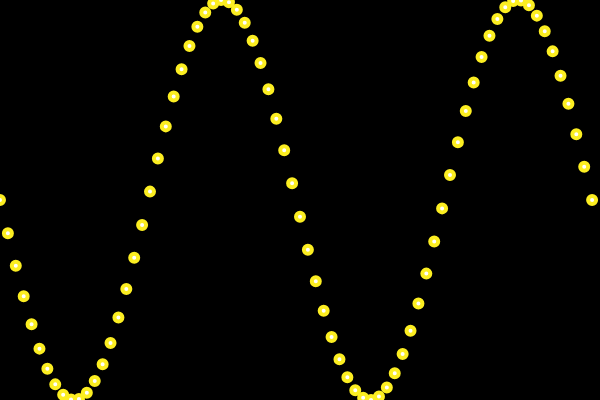
Frame 1 (no input)
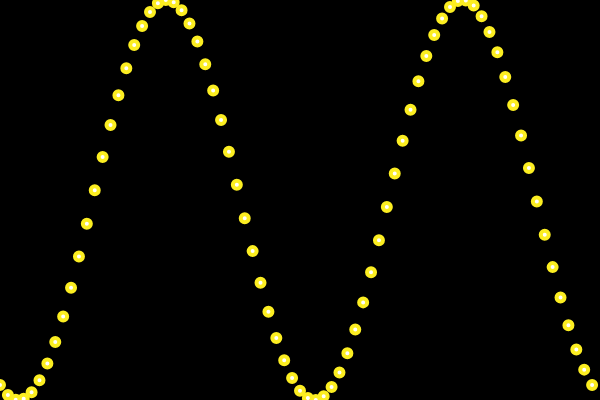
Frame 60 (no input)
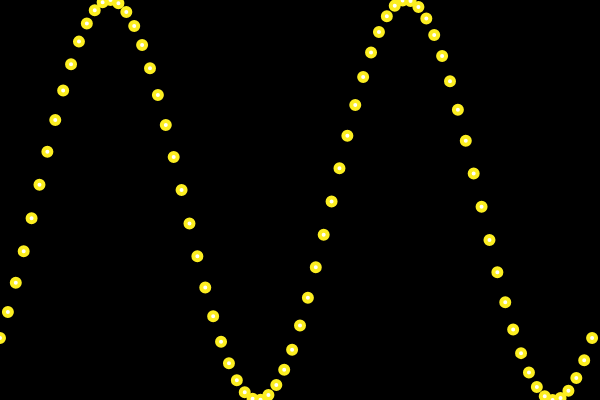
Frame 120 (the mouse pressed at the canvas centre since frame 60)

The p5.js sketch that drew these frames (run headless with seeded random() and noise() and a simulated clock; from frame 60 on, the mouse is pressed at the canvas centre):

// p5.js sketch
// ── sketch.js
let angle = [];
let angleV = [];
let r= 4;

function setup() {
  createCanvas(600, 400);
  let total =  floor(width/ (r*2));
  for(let i=0; i<total + 1; i++){
    angle[i] = map(i, 0, total, 0, 2 * TWO_PI);
    angleV[i] = 0.01 + i / 100;
  }
}

function draw() {
  background(0);
  translate(300, 200);
  //noFill();
  stroke(252,238, 33);
  //let r = map(sin(angle), -1, 1, 0, 200);

  beginShape();
  for(let i=0; i< angle.length; i++){
    let y = map(sin(angle[i]), -1, 1, -200, 200);
    strokeWeight(4);
    let x = map(i, 0, angle.length, -300, 300);
    //line(x,0,x,y);
    circle(x, y, r * 2);
    //vertex(x, y);
    angle[i] += 0.02;
    //angle[i] += angleV[i];
  }
  endShape();

  // angle += angleV;
  // angleV += 0.0001;
}
